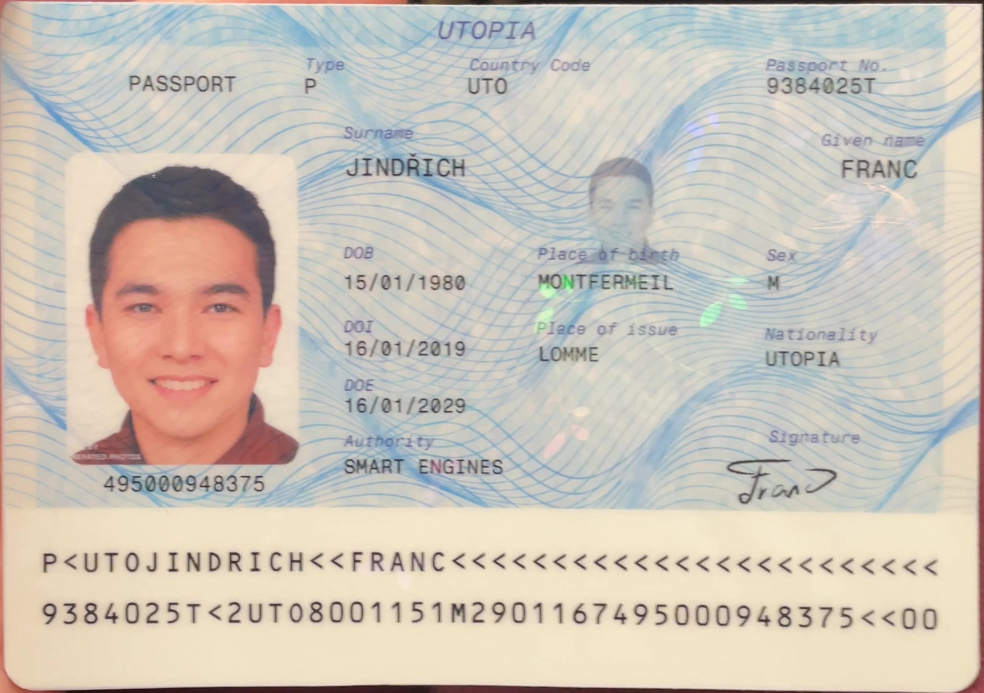
#> input picture Binarisation/warped_images/warped_0.jpg, 4920 x 3463 px, found by its file name (shown at 1/5 size)
$ python binariser_saturation.py
#> lines starting #> are read from the running program, lines starting #| are printed output that depends on the picture; after the words box and inside, x2 and y2 are one past the last pixel; in counts of white or black regions, pixels touching at a corner belong together
import cv2

# Charger l'image
img = cv2.imread('Binarisation\warped_images\warped_0.jpg')
#> img is the input picture: shape (3463, 4920, 3); mean B, G, R 185.5, 196, 203.7
# Obtenir la taille de l'image d'origine
height, width, channels = img.shape
#> height = 3463; width = 4920; channels = 3

# Définir la nouvelle taille souhaitée
new_width = 640
new_height = int(new_width * height / width)
#> new_height = 450

# Redimensionner l'image tout en conservant sa configuration
resized_img = cv2.resize(img, (new_width, new_height), interpolation=cv2.INTER_AREA)
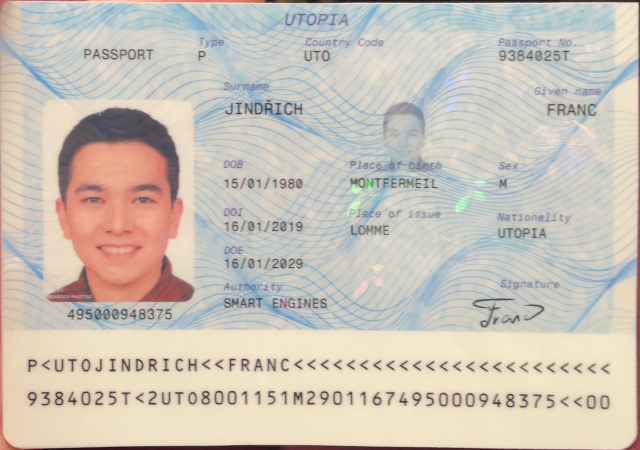
#> resized_img: shape (450, 640, 3); mean B, G, R 185.5, 196, 203.7

# Convertir l'image en HSV
hsv_img = cv2.cvtColor(resized_img, cv2.COLOR_BGR2HSV)
#> hsv_img: shape (450, 640, 3); mean H, S, V 43.3, 32.6, 208.2

# Diviser l'image en ses canaux de couleur HSV
h, s, v = cv2.split(hsv_img)
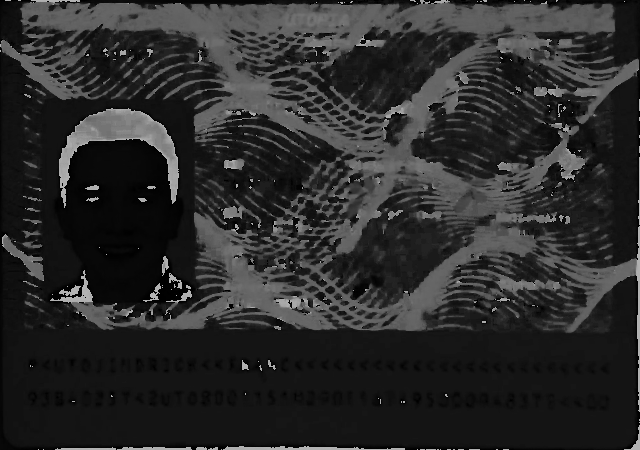
#> h: shape (450, 640); min 0, max 179, mean 43.3
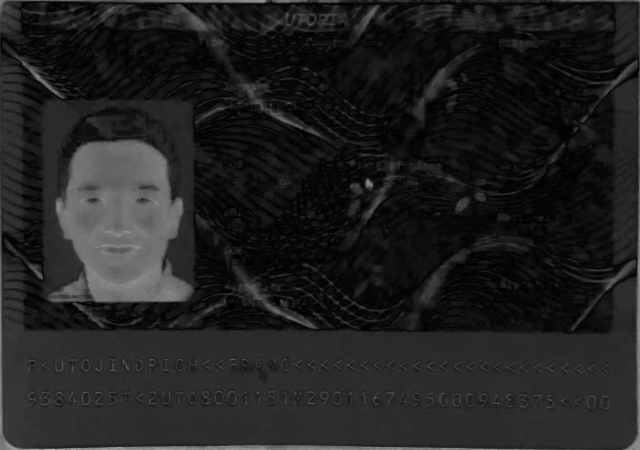
#> s: shape (450, 640); min 0, max 193, mean 32.6
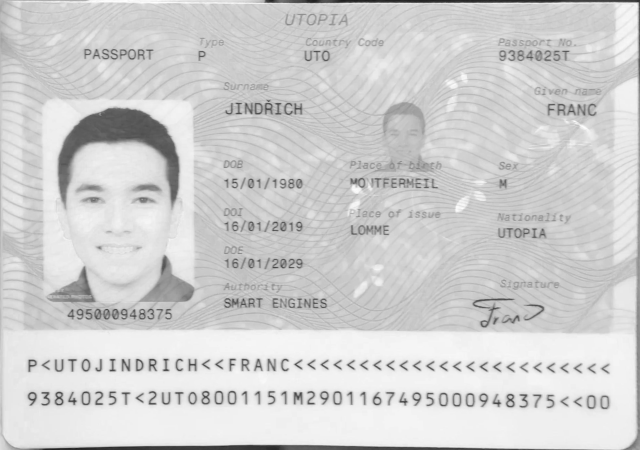
#> v: shape (450, 640); min 31, max 254, mean 208.2

# Sélectionner le canal de la saturation
saturation = s

# Appliquer un seuillage sur le canal de la saturation
_, threshold = cv2.threshold(saturation, 0, 255, cv2.THRESH_BINARY+cv2.THRESH_OTSU)
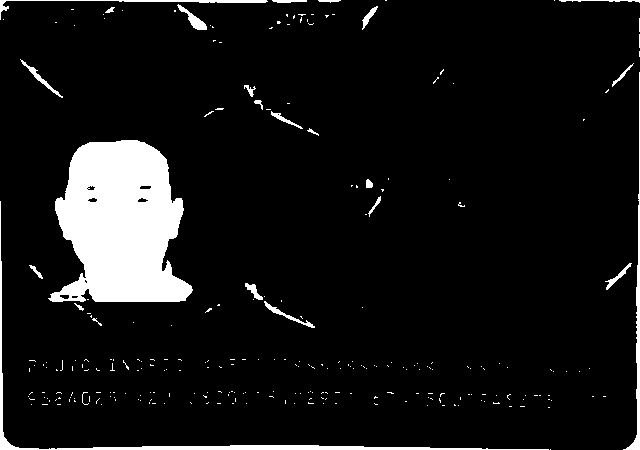
#> threshold: shape (450, 640); 8% white; 271 white regions (246 under 20 px), largest, box (x1, y1, x2, y2) and area: (48, 140, 193, 302) 16594, (0, 201, 549, 450) 2259, (623, 72, 640, 450) 955

# Binariser l'image
binary_img = cv2.bitwise_and(resized_img, resized_img, mask=threshold)
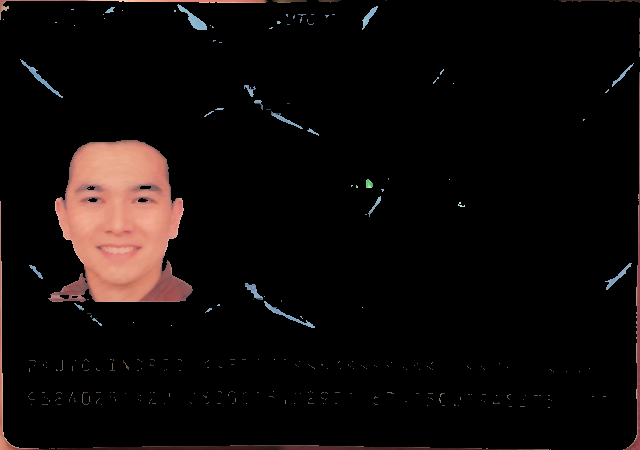
#> binary_img: shape (450, 640, 3); mean B, G, R 9.4, 10.3, 15

# Afficher l'image binarisée
cv2.imshow('Binarised Image', binary_img)
cv2.waitKey(0)
cv2.destroyAllWindows()


"""
# Binarisation de chaque image
bin_imgs = []
for img_file in img_files:
    height, width, channels = img_file.shape
    new_width = 640
    new_height = int(new_width * height / width)
    resized_img = cv2.resize(img_file, (new_width, new_height), interpolation=cv2.INTER_AREA)
    hsv_img = cv2.cvtColor(resized_img, cv2.COLOR_BGR2HSV)
    v = hsv_img[:,:,2]
    _, binary_img = cv2.threshold(v, 232, 255, cv2.THRESH_BINARY)

"""

$ run again, with Binarisation/warped_images/warped_10.jpg copied over Binarisation/warped_images/warped_0.jpg
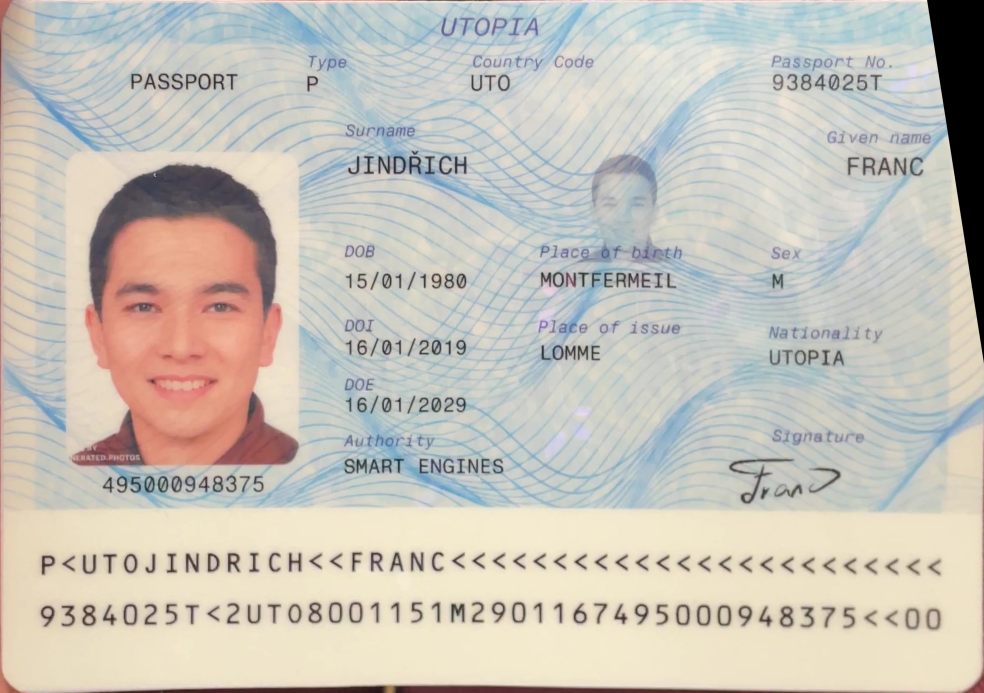
#> input picture Binarisation/warped_images/warped_10.jpg, 4920 x 3463 px, found by its file name (shown at 1/5 size)
#> img is the input picture: shape (3463, 4920, 3); mean B, G, R 185.7, 194.9, 199.7
#> hsv_img: shape (450, 640, 3); mean H, S, V 47.9, 30.3, 205.3
#> `_, threshold = cv2.threshold(saturation, 0, 255, cv2.THRESH_BINARY+cv2..`:
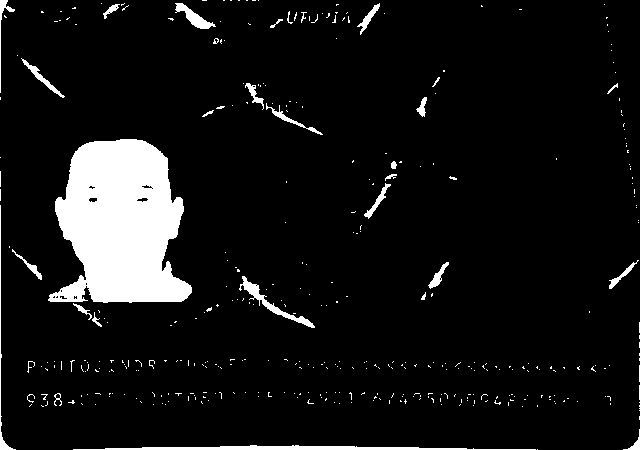
#> threshold: shape (450, 640); 7.9% white; 395 white regions (363 under 20 px), largest, box (x1, y1, x2, y2) and area: (48, 139, 192, 303) 16735, (73, 445, 536, 450) 1252, (239, 276, 315, 328) 567
#> `binary_img = cv2.bitwise_and(resized_img, resized_img, mask=threshold)`:
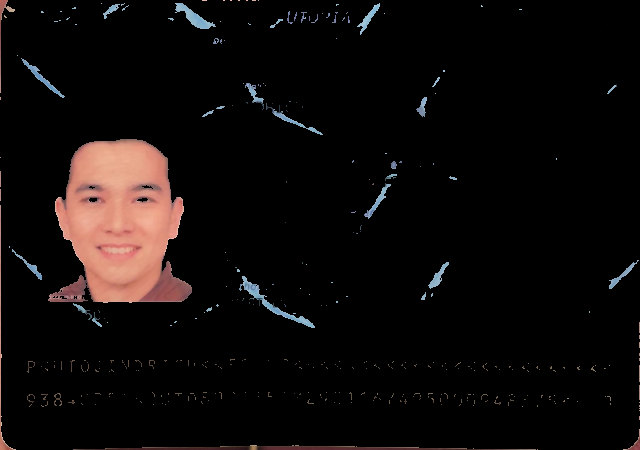
#> binary_img: shape (450, 640, 3); mean B, G, R 10, 10.8, 14.8
